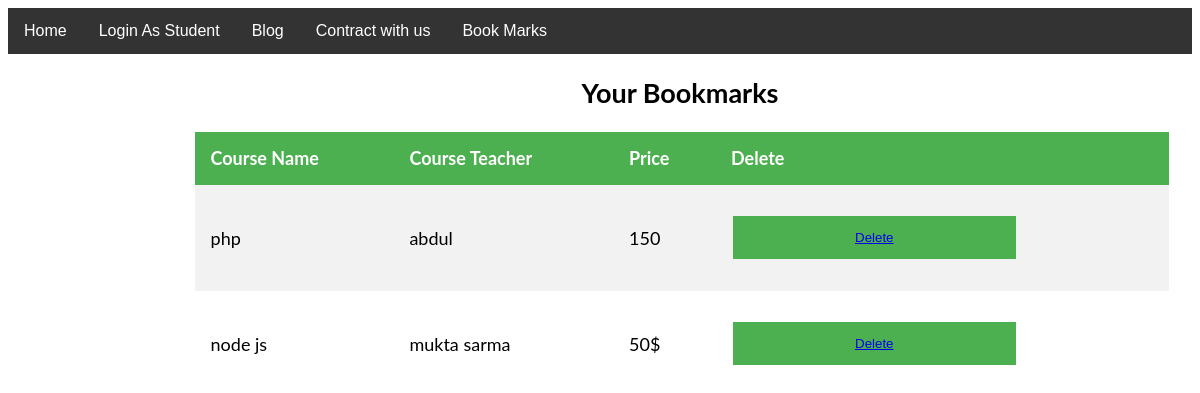
/bookmark.php, run on the app's committed database.
### tables this page shows
CREATE TABLE `bookmark` (
  `id` int(11) NOT NULL,
  `course_name` varchar(30) NOT NULL,
  `teacher_name` varchar(30) NOT NULL,
  `price` varchar(30) NOT NULL
);

### bookmark.php (the view, shortened to what this page needs)
<!DOCTYPE html>
<html>
<head>
</head>
<body>
<div class="navbar">
  <a href="index.php">Home</a>
  <a href="service-login.php">Login As Student</a>
  <a href="blog.php">Blog</a>
  <a href="contractform.php">Contract with us</a>
  <a href="bookmark.php">Book Marks</a>
</div>
<div class="main">
<center>
   <h2>Your Bookmarks</h2>
   <div class="col-lg-12">
<table class="table table-striped table-hover table-bordered">
  <tr class="bg-dark text-white">
  <th> Course Name</th>
  <th> Course Teacher</th>
  <th> Price</th>
  <th> Delete</th>
  </tr>
  <?php
  include  'config.php';
   $q="select * from bookmark";
   $query=mysqli_query($conn,$q);
   while($res=mysqli_fetch_array($query)){
?>
  <tr class="text-center">
      <td><?php echo $res['course_name']; ?></td>
    <td><?php echo $res['teacher_name']; ?></td>
    <td><?php echo $res['price']; ?></td>
    <td><button class="btn-danger btn"><a href="
    bookmarkdelete.php?id=<?php echo $res['id'];?>" class="
    text-white">Delete</a></button></td>
  </tr>
   <?php } ?>
</table>
</div>
</center>
</div>
</body>
</html>

### bookmark.php (style rules this page uses)
.btn { background-color: #4CAF50; border: none; color: white; padding: 14px 122px; text-decoration: none; margin: 16px 2px; cursor: pointer; }
table { border-collapse: collapse; width:97%; margin:2px; margin-left:6px; }
th, td { text-align: left; padding:15.5px; }
tr:nth-child(even) { background-color: #f2f2f2 }
th { background-color: #4CAF50; color: white; }
body { font-family: "Lato", sans-serif; }
.navbar { overflow: hidden; background-color: #333; font-family: Arial, Helvetica, sans-serif; }
.navbar a { float: left; font-size: 16px; color: white; text-align: center; padding: 14px 16px; text-decoration: none; }
.main { margin-left: 160px; font-size: 18px; padding: 0px 10px; }

### data on the page
bookmark: course_name "php", teacher_name "abdul", price "150"
bookmark: course_name "node js", teacher_name "mukta sarma", price "50$"
